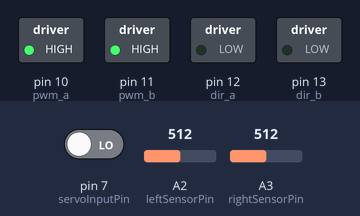
The sketch below on a simulated Arduino Uno, built with avr-gcc and run on an emulated ATmega328P. Shown: switched loads named in the sketch (green lamp = pin HIGH). Inputs (shaded band) come from the test bench; at power-on: A2 (leftSensorPin) = 512, A3 (rightSensorPin) = 512, pin 7 (servoInputPin) LOW. What the sketch prints to the serial monitor is not drawn.

Above: at 1.2 s.
1.3 s: A2 (leftSensorPin) set to 243
4.2 s: A2 (leftSensorPin) set to 213
At 7.2 s:
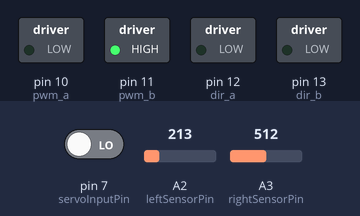
7.5 s: A3 (rightSensorPin) set to 244
10.2 s: A3 (rightSensorPin) set to 215
At 13.0 s:
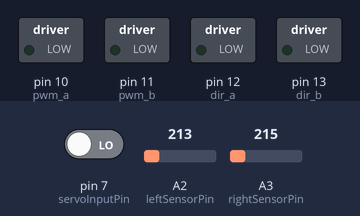
13.6 s: A2 (leftSensorPin) set to 122
At 16.3 s:
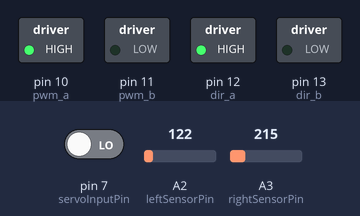
16.6 s: A3 (rightSensorPin) set to 306
At 18.6 s:
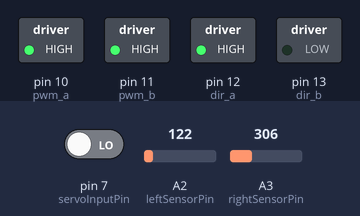
Timing chart, 0 to 20.1 s (numbered marks = the images above; inputs shaded):
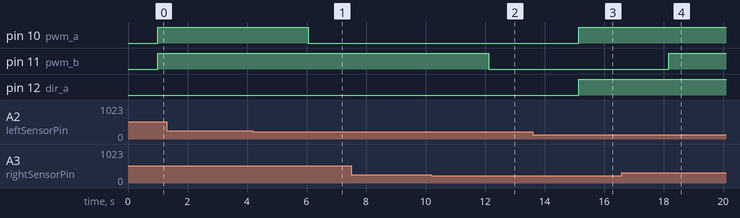

Measured:
- the behaviour switches between 226 and 225 on A2 (leftSensorPin) (found by bisection; images 0 and 1)
- the behaviour switches between 226 and 225 on A3 (rightSensorPin) (found by bisection; images 1 and 2)
- after the input at 1.3 s, every drawn part: stays the same
- after the input at 4.2 s, pin 10 (pwm_a): HIGH → LOW after 1.9 s
- after the input at 7.5 s, every drawn part: stays the same
- after the input at 10.2 s, pin 11 (pwm_b): HIGH → LOW after 1.9 s
- after the input at 13.6 s, pin 10 (pwm_a), pin 12 (dir_a): LOW → HIGH after 1.5 s
- after the input at 16.6 s, pin 11 (pwm_b): LOW → HIGH after 1.6 s

The sketch:

ShoulderController.ino
```cpp
#include <Wire.h>
#include <Servo.h>

const int leftSensorPin = A2;
const int rightSensorPin = A3;
const int servoInputPin = 7;

int pwm_a = 10;  //PWM control for motor outputs 1 and 2 is on digital pin 10
int pwm_b = 11;  //PWM control for motor outputs 3 and 4 is on digital pin 11
int dir_a = 12;  //direction control for motor outputs 1 and 2 is on digital pin 12
int dir_b = 13;  //direction control for motor outputs 3 and 4 is on digital pin 13

const int lowStopValue = 215;
const int highStopValue = 730;

const int pulseMin = 1090;
const int pulseMax = 1900;

const int hysterisis = 10;

int goalValue = 0;
int leftValue = 0;
int rightValue = 0;
int x = 0;

void setup() {
  // put your setup code here, to run once:
    Serial.begin(9600);
    Serial.println("R-Series Shoulder motor synchronizer and Controller.");
    pinMode(servoInputPin, INPUT);

    pinMode(pwm_a, OUTPUT);  //Set control pins to be outputs
    pinMode(pwm_b, OUTPUT);
    pinMode(dir_a, OUTPUT);
    pinMode(dir_b, OUTPUT);

    analogWrite(pwm_a, 0);
    analogWrite(pwm_b, 0);

    Wire.begin(7);              // join i2c bus with address #7
    Wire.onReceive(receiveEvent); // register event
    Serial.println("done startup!");
}

void loop() {
  // put your main code here, to run repeatedly:
    readPots();
    readGoalValue();
    motorTick(dir_a, pwm_a, leftValue);
    motorTick(dir_b, pwm_b, rightValue);
    delay(10);
}

void motorTick(int motorpindir, int motorpinspd, int potVal){
    if(closeEnough(potVal, goalValue)){
       digitalWrite(motorpindir, LOW);  //Set motor direction, 1 low, 2 high
       analogWrite(motorpinspd, 0);
    }else if(potVal < goalValue){
       digitalWrite(motorpindir, HIGH);
       analogWrite(motorpinspd, 255);
    }else{
       digitalWrite(motorpindir, LOW);
       analogWrite(motorpinspd, 255);
    }
}

boolean closeEnough(int testVal, int targetVal){
    if( abs(testVal - targetVal) <= hysterisis ){
        return true;
    }
    return false;
}

void receiveEvent(int howMany) {
    x = Wire.read();    // receive byte as an integer
    Serial.println(x);         // print the integer - DEBUG CODE
}

void readPots(){
    leftValue = analogRead(leftSensorPin);
    rightValue = analogRead(rightSensorPin);
}

void readGoalValue(){
    int pw = pulseIn(servoInputPin, HIGH); // read pulse
    pw = constrain(pw, pulseMin, pulseMax);
    goalValue = map(pw, pulseMin, pulseMax, lowStopValue, highStopValue); // scale to match pot range
}
```
